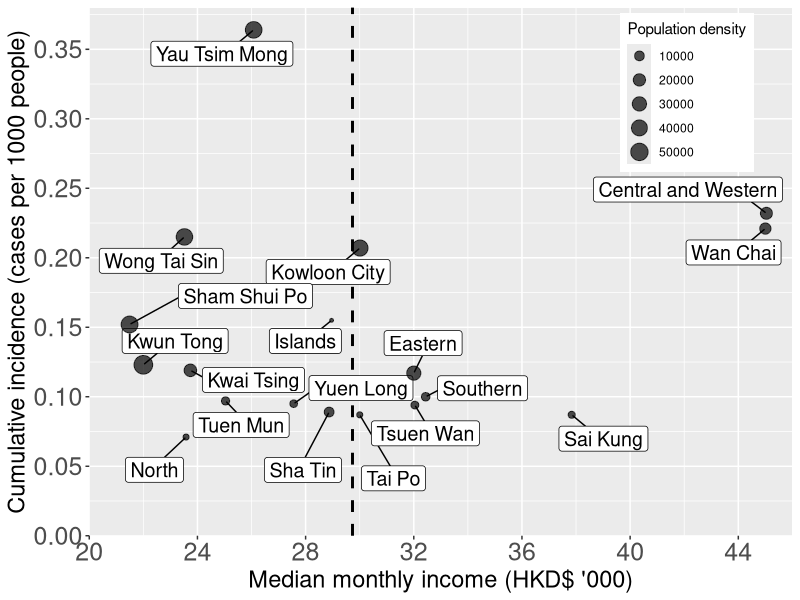
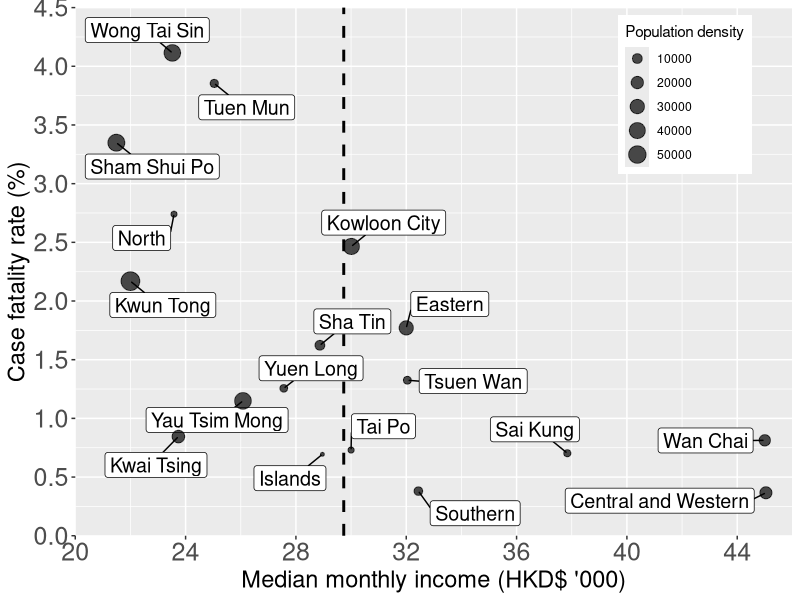
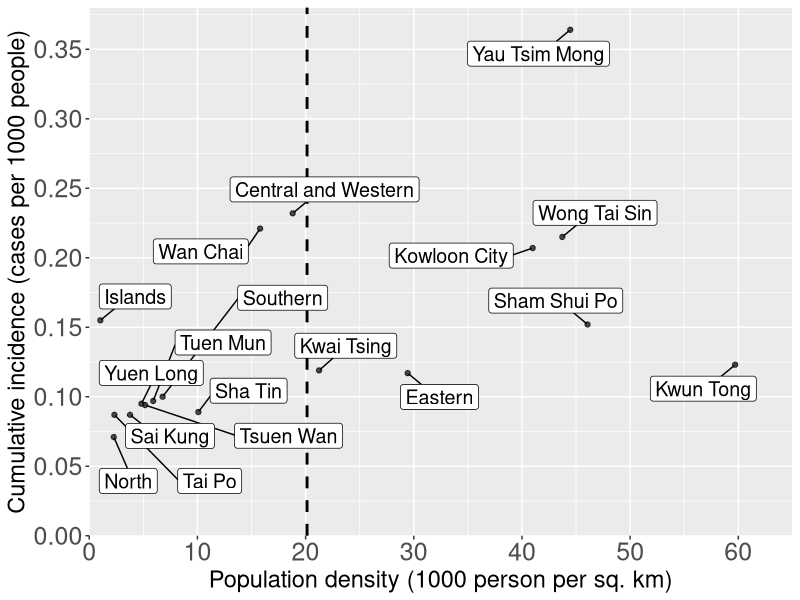
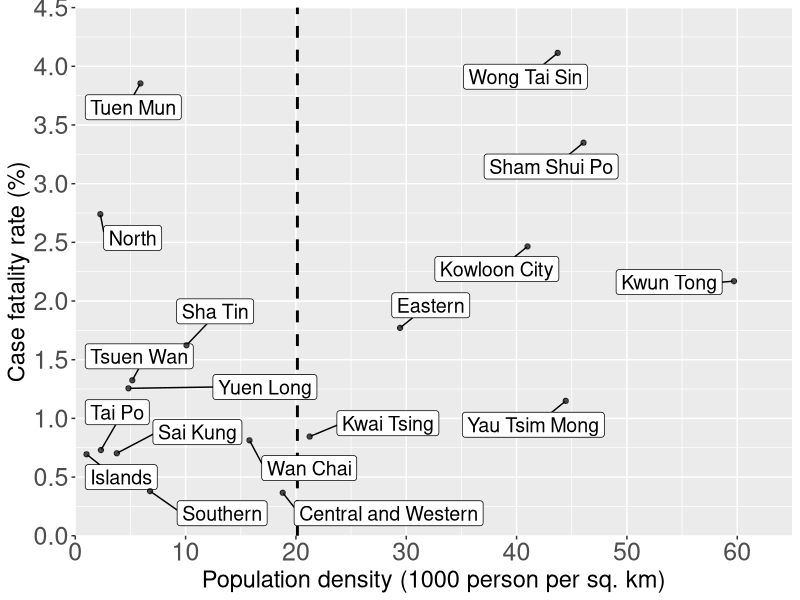
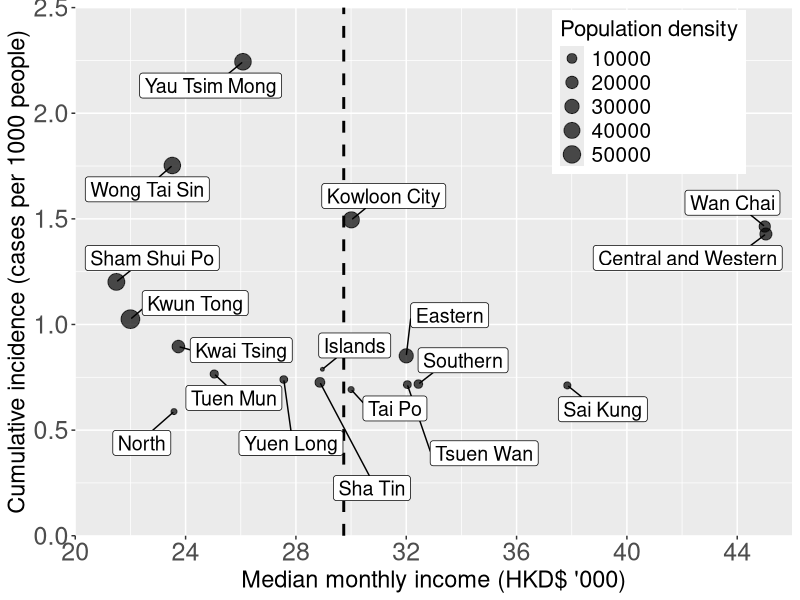
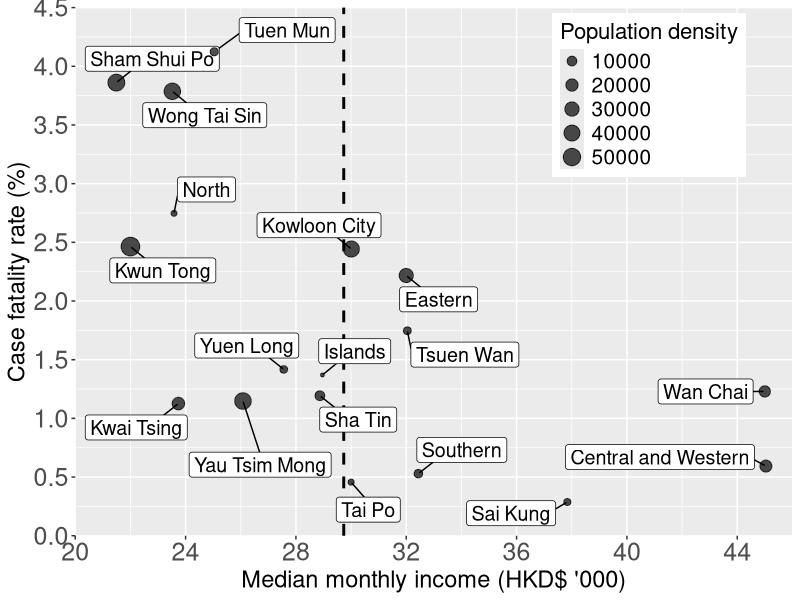
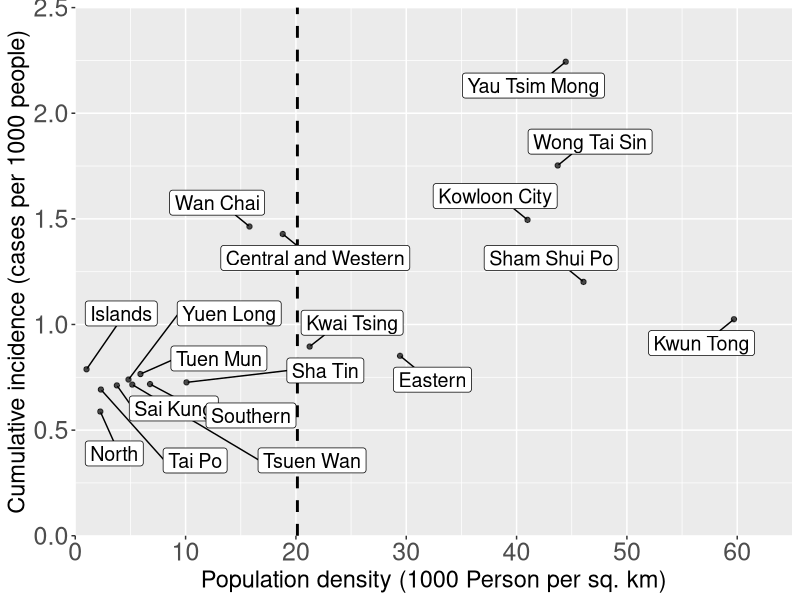
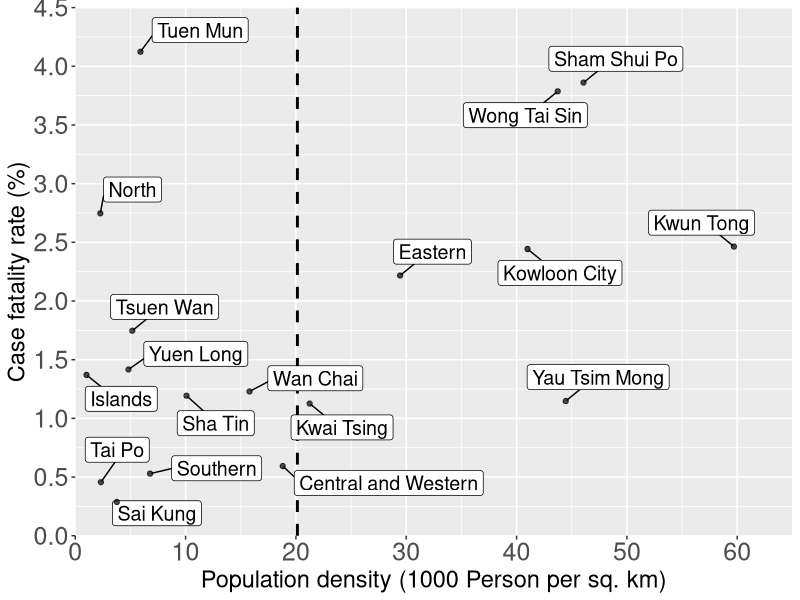

Write R code to recreate these figures, in order. (Note: this script raises an error after producing the figures.)
library(ggplot2)
library(plyr)
library(ggpubr)
library(data.table)
library(carData)
library(car)
library(pscl)
library(ggrepel)
library(patchwork)
library(reshape2)
library(tidyr)
library(dplyr)
library(lubridate)
library(reshape2)
library(scales)
library(forcats)
library(corrplot)
library(Hmisc)
options(ggrepel.max.overlaps = Inf)

#District & Territory Demographic
DD<-read.csv("dis_inc_cfr.csv")
DS<-read.csv("dis_inc_cfr_symptomatic.csv")
TS<-read.csv("Territory_symptomatic.csv")
Covid2<-read.csv("Covid model_symptomatic.csv")

#Data Management
Covid2_Elderly<-Covid2%>%group_by(Age)%>%filter(any(Age>64))
Covid2_Elderly_Death<-Covid2_Elderly%>%group_by(event)%>%filter(any(event=="1"))
Covid2_Elderly_Cases.in.district<-Covid2_Elderly%>%group_by(district)%>%summarise(Total=n())
Covid2_Elderly_Death.in.district<-Covid2_Elderly_Death%>%group_by(district)%>%summarise(Death=n())
new_row1 = list("Tai Po",0)
new_row2 = list(district="Sai Kung",Death=0)
Covid2_Elderly_Death.in.district = rbind(Covid2_Elderly_Death.in.district,new_row1)
Covid2_Elderly_Death.in.district = rbind(Covid2_Elderly_Death.in.district,new_row2)
Covid2_Elderly.in.district=left_join(Covid2_Elderly_Cases.in.district, Covid2_Elderly_Death.in.district)
Covid2_Elderly.in.district<-Covid2_Elderly.in.district%>%mutate(CFR_elderly=round(Death/Total*100,2))
colnames(Covid2_Elderly.in.district)[c(1)]<-c("District")
CFR_Overview=left_join(Covid2_Elderly.in.district, DS)
CFR_Overview<-subset(CFR_Overview,select =c(District,CFR_elderly,cfr_percent,income_trans,population_density))

#Scatter Plot_Total#
Scatter_Total_CI_I<-ggplot(DD,aes(x=Income_1k, y=Cumulative.Incidence.Rate_percentage, size =population_density, label=District)) + 
  geom_vline(xintercept=c(mean(DD$Income_1k)), linetype="dashed",lwd=1) + 
  geom_label_repel(size = 5,min.segment.length = 0, box.padding = 0.5)+ geom_point(alpha=0.7)+
  xlab("Median monthly income (HKD$ '000)") + ylab("Cumulative incidence (cases per 1000 people)") + labs(size="Population density")
Scatter_Total_CI_I<-Scatter_Total_CI_I + scale_x_continuous(expand= c(0,0), limits = c(20,46),breaks = seq(20, 46, 4)) +
  scale_y_continuous(expand=c(0,0), limits=c(0,0.38), breaks= seq(0,0.35,0.05)) + labs(size="Population density")+
  theme(axis.text=element_text(size=18), axis.title = element_text(size = 17), legend.position = c(0.85,0.84)) 
Scatter_Total_CI_I

Scatter_Total_CFR_I<-ggplot(DD,aes(x=Income_1k, y=cfr_percent, size =population_density, label=District)) + 
  geom_vline(xintercept=c(mean(DD$Income_1k)), linetype="dashed",lwd=1) +
  geom_label_repel(size = 5,min.segment.length = 0, box.padding = 0.5)+ geom_point(alpha=0.7)+
  xlab("Median monthly income (HKD$ '000)") + ylab("Case fatality rate (%)")
Scatter_Total_CFR_I<-Scatter_Total_CFR_I + scale_x_continuous(expand= c(0,0), limits = c(20,46),breaks = seq(20, 46, 4)) +
  scale_y_continuous(expand=c(0,0), limits=c(0,4.5), breaks= seq(0,4.5,0.5)) + labs(size="Population density")+
  theme(axis.text=element_text(size=18), axis.title = element_text(size = 17), legend.position = c(0.85,0.835)) 
Scatter_Total_CFR_I

Scatter_Total_CI_PD<-ggplot(DD,aes(x=population.density_1k, y=Cumulative.Incidence.Rate_percentage, label=District))+ 
  geom_vline(xintercept=c(mean(DD$population.density_1k)), linetype="dashed",lwd=1) +
  geom_label_repel(size = 5,min.segment.length = 0, box.padding = 0.5)+ geom_point(alpha=0.7)+
  xlab("Population density (1000 person per sq. km)") + ylab("Cumulative incidence (cases per 1000 people)")
Scatter_Total_CI_PD<-Scatter_Total_CI_PD + scale_x_continuous(expand= c(0,0), limits = c(0,65),breaks = seq(0, 60, 10)) +
  scale_y_continuous(expand=c(0,0), limits=c(0,0.38), breaks= seq(0,0.35,0.05))+
  theme(axis.text=element_text(size=18), axis.title = element_text(size = 17))
Scatter_Total_CI_PD

Scatter_Total_CFR_PD<-ggplot(DD,aes(x=population.density_1k, y=cfr_percent, label=District)) + 
  geom_vline(xintercept=c(mean(DD$population.density_1k)), linetype="dashed",lwd=1) +
  geom_label_repel(size = 5,min.segment.length = 0, box.padding = 0.5)+ geom_point(alpha=0.7)+
  xlab("Population density (1000 person per sq. km)") + ylab("Case fatality rate (%)")
Scatter_Total_CFR_PD<-Scatter_Total_CFR_PD + scale_x_continuous(expand= c(0,0), limits = c(0,65),breaks = seq(0, 60, 10)) +
  scale_y_continuous(expand=c(0,0), limits=c(0,4.5), breaks= seq(0,4.5,0.5))+
  theme(axis.text=element_text(size=18), axis.title = element_text(size = 17))
Scatter_Total_CFR_PD

FigureS6<-ggarrange(Scatter_Total_CI_I,Scatter_Total_CFR_I,Scatter_Total_CI_PD,Scatter_Total_CFR_PD,
                    labels = c("A","B","C","D"),font.label = list(size = 16),
                    ncol = 2, nrow = 2)

#Scatter Plot_Symptomatic#
Scatter_Symptomatic_CI_I<-ggplot(DS,aes(x=income_trans, y=inc_perk, size =population_density, label=District)) + 
  geom_vline(xintercept=c(mean(DD$Income_1k)), linetype="dashed",lwd=1) +
  geom_label_repel(size = 5,min.segment.length = 0, box.padding = 0.5)+ geom_point(alpha=0.7)+
  xlab("Median monthly income (HKD$ '000)") + ylab("Cumulative incidence (cases per 1000 people)") + labs(size="Population density")
Scatter_Symptomatic_CI_I<-Scatter_Symptomatic_CI_I + scale_x_continuous(expand= c(0,0), limits = c(20,46),breaks = seq(20, 46, 4)) +
  scale_y_continuous(expand=c(0,0), limits=c(0,2.5), breaks= seq(0,2.5,0.5)) + labs(size="Population density")+
  theme(axis.text=element_text(size=18), axis.title = element_text(size = 17), legend.position = c(0.8,0.84),
        legend.title = element_text(size=16),legend.text = element_text(size=15))
Scatter_Symptomatic_CI_I

Scatter_Symptomatic_CFR_I<-ggplot(DS,aes(x=income_trans, y=cfr_percent, size =population_density, label=District)) + 
  geom_vline(xintercept=c(mean(DD$Income_1k)), linetype="dashed",lwd=1) +
  geom_label_repel(size = 5,min.segment.length = 0, box.padding = 0.5)+ geom_point(alpha=0.7) +
  xlab("Median monthly income (HKD$ '000)") + ylab("Case fatality rate (%)")
Scatter_Symptomatic_CFR_I<-Scatter_Symptomatic_CFR_I + scale_x_continuous(expand= c(0,0), limits = c(20,46),breaks = seq(20, 46, 4)) +
  scale_y_continuous(expand=c(0,0), limits=c(0,4.5), breaks= seq(0,4.5,0.5)) + labs(size="Population density")+
  theme(axis.text=element_text(size=18), axis.title = element_text(size = 17), legend.position = c(0.8,0.835),
        legend.title = element_text(size=16),legend.text = element_text(size=15))
Scatter_Symptomatic_CFR_I

Scatter_Symptomatic_CI_PD<-ggplot(DS,aes(x=population_density_1000, y=inc_perk, label=District)) + 
  geom_vline(xintercept=c(mean(DD$population.density_1k)), linetype="dashed",lwd=1) +
  geom_label_repel(size = 5,min.segment.length = 0, box.padding = 0.5)+ geom_point(alpha=0.7) +
  xlab("Population density (1000 Person per sq. km)") + ylab("Cumulative incidence (cases per 1000 people)")
Scatter_Symptomatic_CI_PD<-Scatter_Symptomatic_CI_PD + scale_x_continuous(expand= c(0,0), limits = c(0,65),breaks = seq(0, 60, 10)) +
  scale_y_continuous(expand=c(0,0), limits=c(0,2.5), breaks= seq(0,2.5,0.5))+
  theme(axis.text=element_text(size=18), axis.title = element_text(size = 17))
Scatter_Symptomatic_CI_PD

Scatter_Symptomatic_CFR_PD<-ggplot(DS,aes(x=population_density_1000, y=cfr_percent, label=District)) + 
  geom_vline(xintercept=c(mean(DD$population.density_1k)), linetype="dashed",lwd=1) +
  geom_label_repel(size = 5,min.segment.length = 0, box.padding = 0.5)+ geom_point(alpha=0.7)+
  xlab("Population density (1000 Person per sq. km)") + ylab("Case fatality rate (%)")
Scatter_Symptomatic_CFR_PD<-Scatter_Symptomatic_CFR_PD + scale_x_continuous(expand= c(0,0), limits = c(0,65),breaks = seq(0, 60, 10)) +
  scale_y_continuous(expand=c(0,0), limits=c(0,4.5), breaks= seq(0,4.5,0.5))+
  theme(axis.text=element_text(size=18), axis.title = element_text(size = 17))
Scatter_Symptomatic_CFR_PD

Figure2<-ggarrange(Scatter_Symptomatic_CI_I,Scatter_Symptomatic_CFR_I,Scatter_Symptomatic_CI_PD,Scatter_Symptomatic_CFR_PD,
                   labels = c("A","B","C","D"),font.label = list(size = 16),
                   ncol = 2, nrow = 2)

Scatter_CFR_Comparsion<-ggplot(CFR_Overview,aes(x=cfr_percent, y=CFR_elderly, label=District)) + 
  geom_label_repel(size = 8.5,min.segment.length = 0, box.padding = 0.5)+ geom_point(alpha=0.7,size=5)+
  xlab("Case fatality rate in symptomatic patients (%)") + ylab(" Case fatality rate in elderly (%)") + 
  scale_x_continuous(expand= c(0,0), limits = c(0,4.5),breaks = seq(0, 4, 1)) +
  scale_y_continuous(expand=c(0,0.1), limits=c(0,18), breaks= seq(0,18,2))+
  theme(axis.text=element_text(size=32), axis.title = element_text(size = 32)) 
Scatter_CFR_Comparsion

Scatter_Symptomatic_Elderly_CFR_I<-ggplot(CFR_Overview,aes(x=income_trans, y=CFR_elderly, size =population_density, label=District)) + 
  geom_vline(xintercept=c(mean(CFR_Overview$income_trans)), linetype="dashed",lwd=1) +
  geom_label_repel(size = 8.5,min.segment.length = 0, box.padding = 0.5)+ geom_point(alpha=0.7) +
  xlab("Median monthly income (HKD$ '000)") + ylab("Case fatality rate in elderly (%)") + 
  scale_x_continuous(expand= c(0,0), limits = c(20,46),breaks = seq(20, 46, 4)) +
  scale_y_continuous(expand=c(0,0.1), limits=c(0,20), breaks= seq(0,20,2)) + 
  labs(size="Population density")+
  theme(axis.text=element_text(size=30), axis.title = element_text(size = 32), 
        legend.position = c(0.8,0.835), legend.title = element_text(size=28), 
        legend.text = element_text(size=26))
Scatter_Symptomatic_Elderly_CFR_I

FigureS2<-ggarrange(Scatter_Symptomatic_Elderly_CFR_I, Scatter_CFR_Comparsion,
                    labels = c("A","B"), font.label = list(size = 34),
                    nrow = 1)

#Bar Chart_Symptomatic
level_order_TS<- factor(TS$Territory, level = c("KLE", "KLW", "NTW","HK","NTE"))

TS_CFR<-ggplot(TS, aes(x = level_order_TS, cfr,2, label=cfr)) + 
  geom_bar(stat = "identity") + 
  ggtitle("Case fatality rate") +
  xlab("Territories") +
  ylab("Percentage (%)") +
  geom_text(size = 5, position = position_stack(vjust =0.95), color="white") +
  scale_y_continuous(expand= c(0,0),breaks = seq(0, 3.5, 0.5)) + coord_cartesian(ylim = c(0, 3.5)) +
  theme(axis.text=element_text(size=16), axis.title = element_text(size = 15),plot.title = element_text(size = 15))
TS_CFR

TS_CDP<-ggplot(TS, aes(x = level_order_TS, y = CDPinPop_percent, label=CDPinPop_percent)) + 
  geom_bar(stat = "identity") +
  ggtitle("People with chronic disease") + ylab("Percentage (%)") +
  xlab("Territories") +
  geom_text(size = 5, position = position_stack(vjust =0.98), color="white") +
  scale_y_continuous(expand= c(0,0),breaks = seq(0, 30, 5)) + coord_cartesian(ylim = c(0, 30)) +
  theme(axis.text=element_text(size=16), axis.title = element_text(size = 15),plot.title = element_text(size = 15))
TS_CDP

FigureS3<-ggarrange(TS_CFR,TS_CDP,
                    labels = c("A","B"),
                    ncol = 2)

#CFR among reporting delay & hospitalization time
Covid2<-read.csv("Covid model_symptomatic.csv")
Covid2_Delay<-read.csv("DeathRisk.csv")
Covid2_Delay2<-read.csv("DeathRisk_Individual.csv")
Covid2_agepercent<-read.csv("Covid model_symptomatic_2Income.csv")
Covid2_agepercent2<-read.csv("Covid model_symptomatic_70_2Income.csv")

Covid2$Income.Region<-factor(Covid2$Income.Region,levels=c("Low Income Region","Middle Income Region","High Income Region"))
Covid2$Grouped.Delay.Time <- factor(Covid2$Grouped.Delay.Time, level = c("0", "1", "2","3","4","5","6","7","8","9","10",">10"))

Covid2_agepercent$Income.Region<-factor(Covid2_agepercent$Income.Region,levels=c("High Income Region","Low and Middle Income Region"))
Covid2_agepercent$Gender.Age<-factor(Covid2_agepercent$Gender.Age,levels=c("Male(≤64 years old)","Female(≤64 years old)","Male(>64 years old)","Female(>64 years old)"))

Covid2_agepercent2$Income.Region<-factor(Covid2_agepercent2$Income.Region,levels=c("High Income Region","Low and Middle Income Region"))
Covid2_agepercent2$Gender.Age<-factor(Covid2_agepercent2$Gender.Age,levels=c("Male(≤69 years old)","Female(≤69 years old)","Male(>69 years old)","Female(>69 years old)"))

#Subset Data
Covid2_65<-Covid2 %>% filter(is.na(Age) | Age >= 65)
Covid2_65$Income.Region<-factor(Covid2_65$Income.Region,levels=c("Low Income Region","Middle Income Region","High Income Region"))

Delay_Total_LMH<-Covid2 %>% group_by(Income.Region)%>%count(Grouped.Delay.Time)
Delay_Total_LMH<-Delay_Total_LMH %>% group_by(Income.Region) %>% mutate(percentage=n/sum(n)*100)

Delay_Elderly_LMH<-Covid2_65 %>% group_by(Income.Region) %>% count(Grouped.Delay.Time)
Delay_Elderly_LMH<-Delay_Elderly_LMH %>% group_by(Income.Region) %>% mutate(percentage=n/sum(n)*100)
Delay <- data.frame(Income.Region=c("High Income Region"),Grouped.Delay.Time=c(0),n=c(0),percentage=c(0))
Delay$Grouped.Delay.Time<-as.factor(Delay$Grouped.Delay.Time)
Delay_Elderly_LMH<-rbind(Delay_Elderly_LMH, Delay)
remove(Delay)

Covid2_Alive<-Covid2%>%group_by(Income.Region,event)%>%filter(any(event == "0"))%>% count(Hospitalization.time)%>% mutate(percentage=n/sum(n)*100)
Covid2_Dead<-Covid2%>%group_by(Income.Region,event)%>%filter(any(event == "1"))%>% count(Hospitalization.time)%>% mutate(percentage=n/sum(n)*100)

#CFR over delay time
Covid2_Delay$Delay.Time <- factor(Covid2_Delay$Delay.Time, level = c(">1",">2",">3",">4",">5",">6",">7",">8",">9",">10",">11",">12"))
CFR_delay<-ggplot(Covid2_Delay,aes(x=Delay.Time, y=cfr_percent, group=1)) + geom_point(size = 5) + geom_line(size = 2) + 
  xlab("Reporting delay (days)") + ylab("Case fatality rate (%)") +
  scale_y_continuous(expand=c(0,0), limits=c(0,4.2), breaks= seq(0,4,1)) +
  theme(axis.text=element_text(size=28), axis.title = element_text(size = 30))
CFR_delay

Covid2_Delay2$Delay.time <- as.factor(Covid2_Delay2$Delay.time)
CFR_delay2<-ggplot(Covid2_Delay2,aes(x=Delay.time, y=CFR_3days,group=1)) + geom_point(size = 5) + geom_line(size = 2) + 
  xlab("Reporting delay (days)") + ylab("Case fatality rate (%)") + ggtitle("") +
  scale_y_continuous(expand=c(0,0), limits=c(0,3.2), breaks= seq(0,3,1)) +
  theme(axis.text=element_text(size= 28), axis.title = element_text(size = 30))
CFR_delay2

Figure3AB<-ggarrange(CFR_delay, CFR_delay2,
                   labels = c("A","B"),font.label = list(size = 24),
                   ncol = 1)

#Proportion of delayed reporting time of symptomatic patients
level_order_Delay_Total  <- factor(Delay_Total_LMH$Grouped.Delay.Time, level = c("0", "1", "2","3","4","5","6","7","8","9","10",">10"))
Bar_Delay_Total_LMH<-ggplot(Delay_Total_LMH, aes(x=level_order_Delay_Total , y=percentage, label=percentage, fill = Income.Region, group = Income.Region)) + geom_bar(stat="identity", position = "dodge") + 
  ggtitle("Symptomatic patients") + xlab("Delay time (Days)") + 
  ylab("Percentage with different delay time") +
  scale_y_continuous(expand=c(0,0), limits = c(0, 25), breaks = seq(0, 25, 5)) + labs(fill="Income Region") +
  theme(plot.title = element_text(size=24), axis.text=element_text(size=23), axis.title = element_text(size = 24),
        legend.position = c(0.77,0.74), legend.key.size = unit(2,"cm"),legend.title = element_text(size=20),legend.text = element_text(size=18))
Bar_Delay_Total_LMH

#Proportion of delayed reporting time of elderly patients
Delay_Elderly_LMH$Income.Region<-factor(Delay_Elderly_LMH$Income.Region,levels=c("Low Income Region","Middle Income Region","High Income Region"))
level_order_Delay_Elderly <- factor(Delay_Elderly_LMH$Grouped.Delay.Time, level = c("0", "1", "2","3","4","5","6","7","8","9","10",">10"))

Bar_Delay_Elderly_LMH<-ggplot(Delay_Elderly_LMH, aes(x=level_order_Delay_Elderly , y=percentage, label=percentage, fill = Income.Region, group = Income.Region)) + geom_bar(stat="identity", position = "dodge") + 
  ggtitle("Symptomatic elderly patients") + xlab("Delay time (Days)") + ylab("Percentage with different delay time") +
  scale_y_continuous(expand=c(0,0), limits = c(0, 25), breaks = seq(0, 25, 5)) + labs(fill="Income Region") +
  theme(plot.title = element_text(size=24), axis.text=element_text(size=23), axis.title = element_text(size = 24), 
        legend.position = c(0.77,0.74), legend.key.size = unit(2,"cm"),legend.title = element_text(size=20),legend.text = element_text(size=18))
Bar_Delay_Elderly_LMH

#Percentage of severe delay patients
my.labels <- c("   Low and middle \n income region",
               "High \n income region")
Bar_Percentage<-ggplot(Covid2_agepercent, aes(x= fct_rev(Income.Region), y= Percentage, fill = fct_rev(Gender.Age))) + 
  ggtitle("Symptomatic patients") + xlab("") + coord_flip() +
  ylab("Percentage with severe reporting delay (>10 days)") + scale_x_discrete(labels= my.labels) +
  geom_col(width = 0.6, position = position_dodge(0.7)) +
  scale_fill_viridis_d(breaks = rev, direction = -1) +
  scale_y_continuous(expand=c(0,0), limits = c(0, 13), breaks = seq(0, 12, 2)) + labs(fill="Income Region") +
  theme(plot.title = element_text(size=24), axis.text.x=element_text(size= 22), 
        axis.title = element_text(size = 24), axis.text.y =element_text(size= 24, angle = 90,vjust = 0.7, hjust=0.5,color = "#000000"),
        legend.position = c(0.8,0.8), legend.key.size = unit(1,"cm"),
        legend.title = element_text(size=20),legend.text = element_text(size=18)) +
  scale_fill_manual(values = c("Male(≤64 years old)" = "#ADD8E6","Female(≤64 years old)" = "#ffcccb","Male(>64 years old)" = "#00008B","Female(>64 years old)" = "#8b0000"))
Bar_Percentage

Bar_Percentage_70<-ggplot(Covid2_agepercent2, aes(x= fct_rev(Income.Region), y= Percentage, fill = fct_rev(Gender.Age))) + 
  ggtitle("Symptomatic patients") + xlab("") + coord_flip() +
  ylab("Percentage with severe reporting delay (>10 days)") + scale_x_discrete(labels= my.labels) +
  geom_col(width = 0.6, position = position_dodge(0.7)) +
  scale_fill_viridis_d(breaks = rev, direction = -1) +
  scale_y_continuous(expand=c(0,0), limits = c(0, 13), breaks = seq(0, 12, 2)) + labs(fill="Income Region") +
  theme(plot.title = element_text(size=24), axis.text.x=element_text(size= 22), 
        axis.title = element_text(size = 24), axis.text.y =element_text(size= 24, angle = 90,vjust = 0.7, hjust=0.5,color = "#000000"),
        legend.position = c(0.8,0.8), legend.key.size = unit(1,"cm"),
        legend.title = element_text(size=20),legend.text = element_text(size=18)) +
  scale_fill_manual(values = c("Male(≤69 years old)" = "#ADD8E6","Female(≤69 years old)" = "#ffcccb","Male(>69 years old)" = "#00008B","Female(>69 years old)" = "#8b0000"))
Bar_Percentage_70

Figure3CDE<-ggarrange(Bar_Delay_Total_LMH,Bar_Delay_Elderly_LMH,Bar_Percentage,
                   labels = c("C","D","E"),
                   ncol = 1,nrow=3)

#CFR over hospitalization time
Covid2_Alive.Hist<-ggplot(Covid2_Alive, aes(x=Hospitalization.time, y = percentage, label=percentage)) + 
  scale_x_continuous(expand= c(0,0), limits = c(0,100),breaks = seq(0, 100, 10)) +
  geom_bar(stat = "identity") + scale_y_continuous(expand= c(0,0), limits = c(0,8.5),breaks = seq(0, 10, 1)) + 
  facet_grid(factor(Income.Region, levels=c("Low Income Region", "Middle Income Region","High Income Region"))~.) + 
  labs(title="Alive group distribution",x="Hospitalization time (Days))", y = "Percentage (%)") + 
  theme(panel.spacing.y = unit(22, "pt"),strip.text.y = element_text(size = 28), 
        axis.text=element_text(size=28), axis.title = element_text(size = 30),plot.title = element_text(size = 32))
Covid2_Alive.Hist

Covid2_Dead.Hist<-ggplot(Covid2_Dead, aes(x=Hospitalization.time, y = percentage, label=percentage)) + 
  scale_x_continuous(expand= c(0,0), limits = c(0,100),breaks = seq(0, 100, 10)) +
  geom_bar(stat = "identity") + scale_y_continuous(expand= c(0,0), limits = c(0,30),breaks = seq(0, 30, 5)) + 
  facet_grid(factor(Income.Region, levels=c("Low Income Region", "Middle Income Region","High Income Region"))~.) + 
  labs(title="Dead group distribution",x="Hospitalization time (Days))", y = "Percentage (%)") + 
  theme(panel.spacing.y = unit(22, "pt"),strip.text.y = element_text(size = 28), 
        axis.text=element_text(size=28), axis.title = element_text(size = 30),plot.title = element_text(size = 32))
Covid2_Dead.Hist

FigureSA<-ggarrange(Covid2_Alive.Hist,Covid2_Dead.Hist,
                    labels = c("A","B"),font.label = list(size = 24),
                    ncol = 1, nrow = 2)

#Correlation
DD<-read.csv("dis_inc_cfr.csv")
DS<-read.csv("dis_inc_cfr_symptomatic.csv")
Covid<-read.csv("Covid model.csv")
Covid2<-read.csv("Covid model_symptomatic.csv")
Covid2_Dead<-Covid2%>%group_by(event)%>%filter(any(event=="1"))

#Matrix
df<-data.frame(DD$inc_perk,DD$cfr_percent,DD$population_density,DD$Income, DD$Average.Age,DD$Average.Patient.Age,DD$aht)
df2<-data.frame(DS$inc_perk,DS$cfr_percent,DS$population_density,DS$Income,DS$adt, DS$Average.Age,DS$Average.Patient.Age,DS$aht)
df3<-data.frame(Covid2$event,Covid2$Numeric.Gender,Covid2$Age,Covid2$Hospitalization.time,Covid2$Delay.Time)
df4<-data.frame(Covid2_Dead$Numeric.Gender,Covid2_Dead$Age,Covid2_Dead$Hospitalization.time,Covid2_Dead$Delay.Time)

#Correlation Function
cor.mtest <- function(mat, ...) {
  mat <- as.matrix(mat)
  n <- ncol(mat)
  p.mat<- matrix(NA, n, n)
  diag(p.mat) <- 0
  for (i in 1:(n - 1)) {
    for (j in (i + 1):n) {
      tmp <- cor.test(mat[, i], mat[, j], ...)
      p.mat[i, j] <- p.mat[j, i] <- tmp$p.value
    }
  }
  colnames(p.mat) <- rownames(p.mat) <- colnames(mat)
  p.mat
}

#Correlation Matrix
M1<-cor(df)
colnames(M1) <- c("CI", "CFR", "Population Density", "Median Income", "Average Age", "Average Patient Age","Average Hospitalization Time")
rownames(M1) <- c("CI", "CFR", "Population Density", "Median Income", "Average Age", "Average Patient Age","Average Hospitalization Time")
head(M1)
p.mat <- cor.mtest(df)
colnames(p.mat) <- c("CI", "CFR", "Population Density", "Median Income", "Average Age", "Average Patient Age","Average Hospitalization Time")
rownames(p.mat) <- c("CI", "CFR", "Population Density", "Median Income", "Average Age", "Average Patient Age","Average Hospitalization Time")
head(p.mat)
FigureS1A<-corrplot(M1, method="color", tl.col="black", tl.srt=75, type="upper",p.mat = p.mat,
                    sig.level = 0.05, title = "Total patients",mar=c(0,0,1,0))

M2<-cor(df2)
colnames(M2) <- c("CI", "CFR", "Population Density", "Median Income", "Average Delay Time", "Average Age", "Average Patient Age", "Average Hospitalization Time")
rownames(M2) <- c("CI", "CFR", "Population Density", "Median Income", "Average Delay Time", "Average Age", "Average Patient Age", "Average Hospitalization Time")
head(M2)
p2.mat <- cor.mtest(df2)
colnames(p2.mat) <- c("CI", "CFR", "Population Density", "Median Income", "Average Delay Time", "Average Age", "Average Patient Age", "Average Hospitalization Time")
rownames(p2.mat) <- c("CI", "CFR", "Population Density", "Median Income", "Average Delay Time", "Average Age", "Average Patient Age", "Average Hospitalization Time")
head(p2.mat)
FigureS1B<-corrplot(M2, method="color", tl.col="black", tl.srt=75, type="upper",p.mat = p2.mat,
                    sig.level = 0.05, title = "Symptomatic patients",mar=c(0,0,1,0))

M3<-cor(df3)
head(M3)
colnames(M3) <- c("Deceased Condition", "Gender", "Age", "Hospitalization Time", "Report Delay Time")
rownames(M3) <- c("Deceased Condition", "Gender", "Age", "Hospitalization Time", "Report Delay Time")
p3.mat <- cor.mtest(df3)
colnames(p3.mat) <- c("Deceased Condition", "Gender", "Age", "Hospitalization Time", "Report Delay Time")
rownames(p3.mat) <- c("Deceased Condition", "Gender", "Age", "Hospitalization Time", "Report Delay Time")
head(p3.mat)
Figure3F<-corrplot(M3, method="color", tl.col="black", tl.srt=75, type="upper",p.mat = p4.mat,
                    sig.level = 0.05, title = "Symptomatic patients",mar=c(0,0,1,0))

M4<-cor(df4)
head(M4)
colnames(M4) <- c("Gender", "Age", "Hospitalization Time", "Report Delay Time")
rownames(M4) <- c("Gender", "Age", "Hospitalization Time", "Report Delay Time")
p4.mat <- cor.mtest(df4)
colnames(p4.mat) <- c("Gender", "Age", "Hospitalization Time", "Report Delay Time")
rownames(p4.mat) <- c("Gender", "Age", "Hospitalization Time", "Report Delay Time")
head(p4.mat)
FigureS4<-corrplot(M4, method="color", tl.col="black", tl.srt=75, type="upper",
                   p.mat = p5.mat, sig.level = 0.05,title = "Symptomatic Deceased patients",mar=c(0,0,1,0))

#Time-Series Plot
Latest<-read.csv("Latest Situation.csv")

Latest$Report.date<-dmy(Latest$Report.date)
Latest<-Latest%>% mutate(Daily= Number.of.confirmed.cases - lag(Number.of.confirmed.cases, default = 0))
Latest<-Latest%>% mutate(Death= Number.of.death.cases - lag(Number.of.death.cases, default = 0))

Figure1B<-ggplot(Latest, aes(x=Report.date)) +
  geom_line(aes(y=Daily),size=1,color="red") + 
  geom_bar(aes(y=Death*30),width = 0.01,stat = "identity",color="blue") +  
  scale_x_date(date_labels = "%Y-%m", 
               breaks = seq(as.Date("2020-02-1"), as.Date("2021-10-1"), by="6 month"),expand = c(0,0),limits = c(as.Date("2020-01-23"), as.Date("2021-10-15"))) + 
  labs(x="") + 
  theme(axis.text.x=element_text(hjust=0.5)) +
  scale_y_continuous(name="Daily cases",expand=c(0,0),limits = c(-5, 155),breaks = seq(0, 150, 30), 
                     sec.axis = sec_axis(~./30,name = "Daily Deaths")) +   
  theme(axis.text.x=element_text(size=36,color = "#363636"),
        axis.text.y=element_text(size=48),
        axis.title = element_text(size = 42,color="red"),
        axis.title.y.right = element_text(size=42, color = "blue"),
        axis.ticks.length=unit(.15, "cm"),
        axis.ticks = element_line(size = 1.05))
Figure1B
